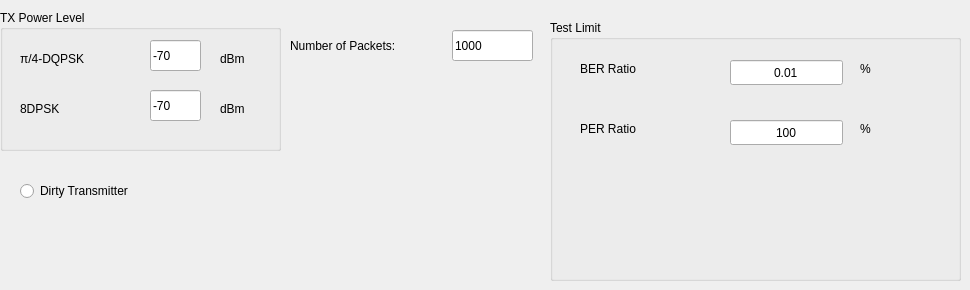
          <widget class="QWidget" name="tab_16">
           <attribute name="title">
            <string>EDR Sens.</string>
           </attribute>
           <widget class="QGroupBox" name="groupBox_46">
            <property name="geometry">
             <rect>
              <x>550</x>
              <y>20</y>
              <width>411</width>
              <height>261</height>
             </rect>
            </property>
            <property name="title">
             <string>Test Limit</string>
            </property>
            <widget class="QLabel" name="label_88">
             <property name="geometry">
              <rect>
               <x>30</x>
               <y>40</y>
               <width>141</width>
               <height>18</height>
              </rect>
             </property>
             <property name="text">
              <string>BER Ratio</string>
             </property>
            </widget>
            <widget class="QLineEdit" name="lineEdit_edr_testlimit_sens_per">
             <property name="geometry">
              <rect>
               <x>180</x>
               <y>100</y>
               <width>113</width>
               <height>25</height>
              </rect>
             </property>
             <property name="text">
              <string>100</string>
             </property>
             <property name="alignment">
              <set>Qt::AlignCenter</set>
             </property>
            </widget>
            <widget class="QLabel" name="label_89">
             <property name="geometry">
              <rect>
               <x>30</x>
               <y>100</y>
               <width>131</width>
               <height>18</height>
              </rect>
             </property>
             <property name="text">
              <string>PER Ratio</string>
             </property>
            </widget>
            <widget class="QLineEdit" name="lineEdit_edr_testlimit_sens_ber">
             <property name="geometry">
              <rect>
               <x>180</x>
               <y>40</y>
               <width>113</width>
               <height>25</height>
              </rect>
             </property>
             <property name="text">
              <string>0.01</string>
             </property>
             <property name="alignment">
              <set>Qt::AlignCenter</set>
             </property>
            </widget>
            <widget class="QLabel" name="label_91">
             <property name="geometry">
              <rect>
               <x>310</x>
               <y>40</y>
               <width>41</width>
               <height>18</height>
              </rect>
             </property>
             <property name="text">
              <string>%</string>
             </property>
            </widget>
            <widget class="QLabel" name="label_92">
             <property name="geometry">
              <rect>
               <x>310</x>
               <y>100</y>
               <width>41</width>
               <height>18</height>
              </rect>
             </property>
             <property name="text">
              <string>%</string>
             </property>
            </widget>
           </widget>
           <widget class="QLabel" name="label_93">
            <property name="geometry">
             <rect>
              <x>290</x>
              <y>36</y>
              <width>161</width>
              <height>20</height>
             </rect>
            </property>
            <property name="text">
             <string>Number of Packets:</string>
            </property>
           </widget>
           <widget class="QLineEdit" name="lineEdit_edresens_numberofbit">
            <property name="geometry">
             <rect>
              <x>452</x>
              <y>30</y>
              <width>81</width>
              <height>31</height>
             </rect>
            </property>
            <property name="text">
             <string>1000</string>
            </property>
           </widget>
           <widget class="QRadioButton" name="radioButton_edrsens_dirtytx">
            <property name="geometry">
             <rect>
              <x>20</x>
              <y>180</y>
              <width>191</width>
              <height>22</height>
             </rect>
            </property>
            <property name="text">
             <string>Dirty Transmitter</string>
            </property>
           </widget>
           <widget class="QGroupBox" name="groupBox_48">
            <property name="geometry">
             <rect>
              <x>0</x>
              <y>10</y>
              <width>281</width>
              <height>141</height>
             </rect>
            </property>
            <property name="title">
             <string>TX Power Level</string>
            </property>
            <widget class="QLineEdit" name="lineEdit_edr2sens_txlevel">
             <property name="geometry">
              <rect>
               <x>150</x>
               <y>30</y>
               <width>51</width>
               <height>31</height>
              </rect>
             </property>
             <property name="text">
              <string>-70</string>
             </property>
            </widget>
            <widget class="QLabel" name="label_94">
             <property name="geometry">
              <rect>
               <x>220</x>
               <y>40</y>
               <width>51</width>
               <height>18</height>
              </rect>
             </property>
             <property name="text">
              <string>dBm</string>
             </property>
            </widget>
            <widget class="QLabel" name="label_95">
             <property name="geometry">
              <rect>
               <x>20</x>
               <y>40</y>
               <width>111</width>
               <height>18</height>
              </rect>
             </property>
             <property name="text">
              <string>π/4-DQPSK</string>
             </property>
            </widget>
            <widget class="QLabel" name="label_96">
             <property name="geometry">
              <rect>
               <x>20</x>
               <y>90</y>
               <width>111</width>
               <height>18</height>
              </rect>
             </property>
             <property name="text">
              <string>8DPSK</string>
             </property>
            </widget>
            <widget class="QLineEdit" name="lineEdit_edr3sens_txlevel">
             <property name="geometry">
              <rect>
               <x>150</x>
               <y>80</y>
               <width>51</width>
               <height>31</height>
              </rect>
             </property>
             <property name="text">
              <string>-70</string>
             </property>
            </widget>
            <widget class="QLabel" name="label_97">
             <property name="geometry">
              <rect>
               <x>220</x>
               <y>90</y>
               <width>51</width>
               <height>18</height>
              </rect>
             </property>
             <property name="text">
              <string>dBm</string>
             </property>
            </widget>
           </widget>
          </widget>
